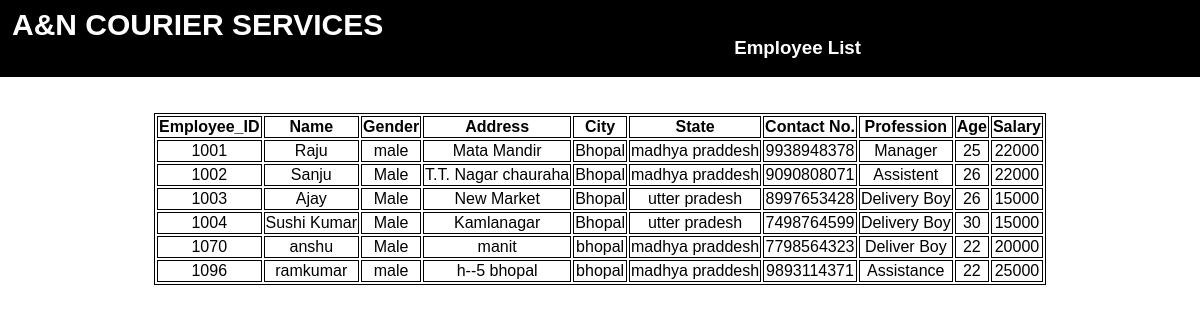
/manager_branch_report/manager_emp_list.php (signed in), run on the app's committed database.
### tables this page shows
CREATE TABLE `employee` (
  `emp_id` int(10) NOT NULL,
  `b_id` int(10) NOT NULL,
  `emp_name` varchar(30) NOT NULL,
  `gender` varchar(15) NOT NULL,
  `emp_add` varchar(50) NOT NULL,
  `emp_city` varchar(30) NOT NULL,
  `emp_state` varchar(30) NOT NULL,
  `emp_contact` varchar(10) NOT NULL,
  `emp_prof` varchar(30) NOT NULL,
  `emp_age` int(2) NOT NULL,
  `emp_salary` int(10) NOT NULL
);

### manager_branch_report/manager_emp_list.php (the view, shortened to what this page needs)
<!DOCTYPE html>
<html>
<head>
</head>
<body>
    <div class="header">
  <a href="#default" class="logo">A&N COURIER SERVICES</a><br>
  <h3 align="center" style="color:white;">Employee List</h3>
</div>
    <br><br>
    <?php
$host="localhost";
$user="root";
$password="";
$db="courier";
$con=mysqli_connect($host,$user,$password,$db);
?>
<?php
     $bid=$_SESSION['bid'];
    $sql = "SELECT * from employee where employee.b_id=$bid";
        $result = $con->query($sql);
        if ($result->num_rows > 0)
        {
        echo "<table><tr><th>Employee_ID</th><th>Name</th><th>Gender</th><th>Address</th><th>City</th><th>State</th><th>Contact No.</th><th>Profession</th><th>Age</th><th>Salary</th></tr>";
        while($row = $result->fetch_assoc()) {
        echo "<tr><td>".$row["emp_id"]."</td><td>".$row["emp_name"]."</td><td>".$row["gender"]."</td><td>". $row["emp_add"]."</td><td>".$row["emp_city"]."</td><td>".$row["emp_state"]."</td><td>".$row["emp_contact"]."</td><td>".$row["emp_prof"]."</td><td>".$row["emp_age"]."</td><td>".$row["emp_salary"]."</td></tr>";
        }
        echo "</table>";
    }
    else
    {
    echo "0 results";
    }
?>
</body>
</html>

### manager_branch_report/manager_emp_list.php (style rules this page uses)
table, th, td { border: 1px solid black; text-align: center; margin: auto; }
body { margin: 0; font-family: Arial; }
.header { overflow: hidden; background-color: black; }
.header a { float: left; color: white; text-align: center; padding: 12px; text-decoration: none; font-size: 18px; line-height: 25px; border-radius: 4px; }
.header a.logo { font-size: 30px; font-weight: bold; }

### data on the page
employee: emp_id "1001", emp_name "Raju", gender "male", emp_add "Mata Mandir", emp_city "Bhopal", emp_state "madhya praddesh", emp_contact "9938948378", emp_prof "Manager", emp_age "25", emp_salary "22000"
employee: emp_id "1002", emp_name "Sanju", gender "Male", emp_add "T.T. Nagar chauraha", emp_city "Bhopal", emp_state "madhya praddesh", emp_contact "9090808071", emp_prof "Assistent", emp_age "26", emp_salary "22000"
employee: emp_id "1003", emp_name "Ajay", gender "Male", emp_add "New Market", emp_city "Bhopal", emp_state "utter pradesh", emp_contact "8997653428", emp_prof "Delivery Boy", emp_age "26", emp_salary "15000"
employee: emp_id "1004", emp_name "Sushi Kumar", gender "Male", emp_add "Kamlanagar", emp_city "Bhopal", emp_state "utter pradesh", emp_contact "7498764599", emp_prof "Delivery Boy", emp_age "30", emp_salary "15000"
employee: emp_id "1070", emp_name "anshu", gender "Male", emp_add "manit", emp_city "bhopal", emp_state "madhya praddesh", emp_contact "7798564323", emp_prof "Deliver Boy", emp_age "22", emp_salary "20000"
employee: emp_id "1096", emp_name "ramkumar", gender "male", emp_add "h--5 bhopal", emp_city "bhopal", emp_state "madhya praddesh", emp_contact "9893114371", emp_prof "Assistance", emp_age "22", emp_salary "25000"
